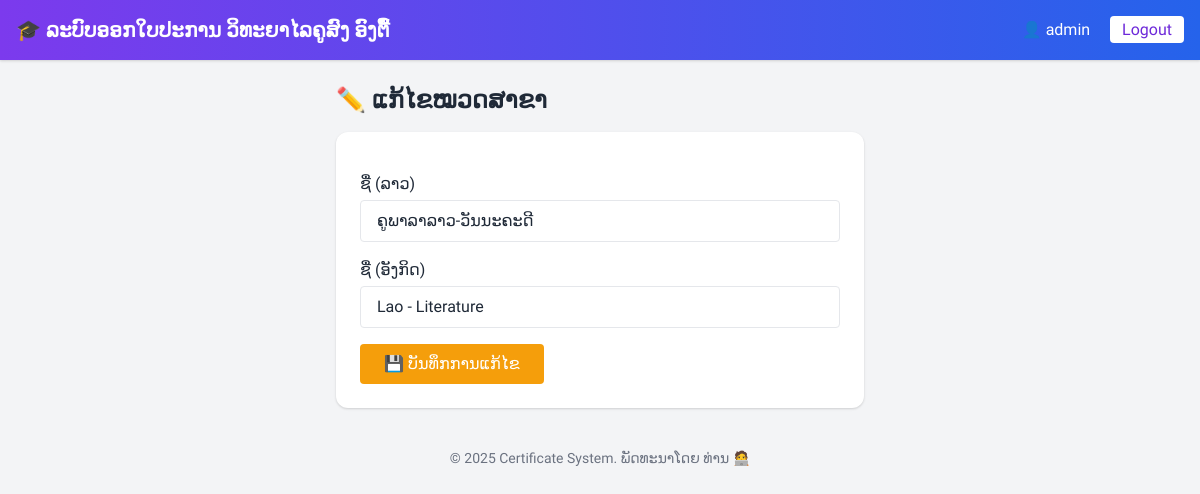
Screenshot of /views/major_category_edit.php?id=3 (signed in) with the database file from the repository.
### tables this page shows
CREATE TABLE `major_categories` (
  `id` int(11) NOT NULL COMMENT 'ລະຫັດໝວດສາຂາ',
  `category_name_lao` varchar(100) NOT NULL COMMENT 'ຊື່ໝວດສາຂາ (ພາສາລາວ)',
  `category_name_en` varchar(100) NOT NULL COMMENT 'ຊື່ໝວດສາຂາ (ພາສາອັງກິດ)'
);

### views/major_category_edit.php (the view, shortened to what this page needs)
<?php
require_once(__DIR__ . '/../config/config.php');
$id = intval($_GET['id']);
$stmt = $pdo->prepare("SELECT * FROM major_categories WHERE id = ?");
$stmt->execute([$id]);
$cat = $stmt->fetch();
?>
<?php include('header.php'); ?>
<main class="flex-1 p-6 max-w-xl mx-auto">
  <h2 class="text-2xl font-bold mb-4">✏️ ແກ້ໄຂໝວດສາຂາ</h2>
  <form action="<?= BASE_URL ?>actions/major_category_edit_process.php" method="POST" class="bg-white p-6 rounded-xl shadow space-y-4">
    <div>
      <label class="block mb-1">ຊື່ (ລາວ)</label>
      <input type="text" name="category_name_lao" value="<?= htmlspecialchars($cat['category_name_lao']) ?>" required class="w-full border px-4 py-2 rounded">
    </div>
    <div>
      <label class="block mb-1">ຊື່ (ອັງກິດ)</label>
      <input type="text" name="category_name_en" value="<?= htmlspecialchars($cat['category_name_en']) ?>" required class="w-full border px-4 py-2 rounded">
    </div>
    <button type="submit" class="bg-yellow-500 text-white px-6 py-2 rounded hover:bg-yellow-600">💾 ບັນທຶກການແກ້ໄຂ</button>
  </form>
</main>
<?php include('footer.php'); ?>

### views/header.php (style rules this page uses)
body { font-family: 'Phetsarath', sans-serif; }

### rows the page displays
major_categories: category_name_lao "ຄູພາລາລາວ-ວັນນະຄະດີ", category_name_en "Lao - Literature"

### other values shown
$_SESSION['user']['username'] "admin"
